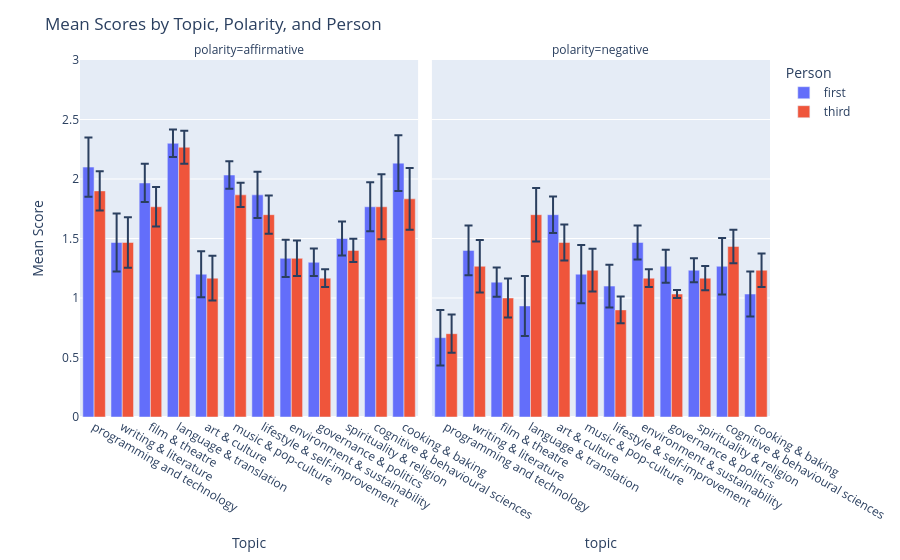

The code cell stored with this chart in its notebook:
### Code cell
fig = px.bar(df, x="topic", y="mean", color="person", barmode="group", error_y="stderr", facet_col="polarity")
fig.update_layout(title="Mean Scores by Topic, Polarity, and Person", xaxis_title="Topic", yaxis_title="Mean Score", legend_title="Person")
fig.update_yaxes(range=[0, 3])
fig.show()

### Figure 1 — Plotly figure (JSON) as saved in the notebook; plotly's stock layout.template omitted (floating-point values rounded to 4 significant figures)
{"data": [{"alignmentgroup": "True", "error_y": {"array": [0.2487, 0.2444, 0.1606, 0.116, 0.1937, 0.116, 0.1937, 0.1571, 0.116, 0.1427, 0.2052, 0.2341]}, "hovertemplate": "person=first<br>polarity=affirmative<br>topic=%{x}<br>mean=%{y}<extra></extra>", "legendgroup": "first", "marker": {"color": "#636efa", "pattern": {"shape": ""}}, "name": "first", "offsetgroup": "first", "orientation": "v", "showlegend": true, "textposition": "auto", "type": "bar", "x": ["programming and technology", "writing & literature", "film & theatre", "language & translation", "art & culture", "music & pop-culture", "lifestyle & self-improvement", "environment & sustainability", "governance & politics", "spirituality & religion", "cognitive & behavioural sciences", "cooking & baking"], "xaxis": "x", "y": [2.1, 1.467, 1.967, 2.3, 1.2, 2.033, 1.867, 1.333, 1.3, 1.5, 1.767, 2.133], "yaxis": "y"}, {"alignmentgroup": "True", "error_y": {"array": [0.2331, 0.2096, 0.1237, 0.2524, 0.1528, 0.2444, 0.1795, 0.1423, 0.1388, 0.1, 0.2373, 0.1889]}, "hovertemplate": "person=first<br>polarity=negative<br>topic=%{x}<br>mean=%{y}<extra></extra>", "legendgroup": "first", "marker": {"color": "#636efa", "pattern": {"shape": ""}}, "name": "first", "offsetgroup": "first", "orientation": "v", "showlegend": false, "textposition": "auto", "type": "bar", "x": ["programming and technology", "writing & literature", "film & theatre", "language & translation", "art & culture", "music & pop-culture", "lifestyle & self-improvement", "environment & sustainability", "governance & politics", "spirituality & religion", "cognitive & behavioural sciences", "cooking & baking"], "xaxis": "x2", "y": [0.6667, 1.4, 1.133, 0.9333, 1.7, 1.2, 1.1, 1.467, 1.267, 1.233, 1.267, 1.033], "yaxis": "y2"}, {"alignmentgroup": "True", "error_y": {"array": [0.1652, 0.212, 0.1652, 0.1388, 0.1876, 0.1018, 0.1606, 0.1491, 0.07454, 0.09686, 0.2724, 0.2594]}, "hovertemplate": "person=third<br>polarity=affirmative<br>topic=%{x}<br>mean=%{y}<extra></extra>", "legendgroup": "third", "marker": {"color": "#EF553B", "pattern": {"shape": ""}}, "name": "third", "offsetgroup": "third", "orientation": "v", "showlegend": true, "textposition": "auto", "type": "bar", "x": ["programming and technology", "writing & literature", "film & theatre", "language & translation", "art & culture", "music & pop-culture", "lifestyle & self-improvement", "environment & sustainability", "governance & politics", "spirituality & religion", "cognitive & behavioural sciences", "cooking & baking"], "xaxis": "x", "y": [1.9, 1.467, 1.767, 2.267, 1.167, 1.867, 1.7, 1.333, 1.167, 1.4, 1.767, 1.833], "yaxis": "y"}, {"alignmentgroup": "True", "error_y": {"array": [0.1606, 0.2211, 0.1648, 0.2247, 0.1507, 0.1795, 0.1117, 0.07454, 0.03333, 0.1024, 0.141, 0.141]}, "hovertemplate": "person=third<br>polarity=negative<br>topic=%{x}<br>mean=%{y}<extra></extra>", "legendgroup": "third", "marker": {"color": "#EF553B", "pattern": {"shape": ""}}, "name": "third", "offsetgroup": "third", "orientation": "v", "showlegend": false, "textposition": "auto", "type": "bar", "x": ["programming and technology", "writing & literature", "film & theatre", "language & translation", "art & culture", "music & pop-culture", "lifestyle & self-improvement", "environment & sustainability", "governance & politics", "spirituality & religion", "cognitive & behavioural sciences", "cooking & baking"], "xaxis": "x2", "y": [0.7, 1.267, 1.0, 1.7, 1.467, 1.233, 0.9, 1.167, 1.033, 1.167, 1.433, 1.233], "yaxis": "y2"}], "layout": {"annotations": [{"font": {}, "showarrow": false, "text": "polarity=affirmative", "x": 0.245, "xanchor": "center", "xref": "paper", "y": 1, "yanchor": "bottom", "yref": "paper"}, {"font": {}, "showarrow": false, "text": "polarity=negative", "x": 0.755, "xanchor": "center", "xref": "paper", "y": 1, "yanchor": "bottom", "yref": "paper"}], "barmode": "group", "legend": {"title": {"text": "Person"}, "tracegroupgap": 0}, "margin": {"t": 60}, "title": {"text": "Mean Scores by Topic, Polarity, and Person"}, "xaxis": {"anchor": "y", "domain": [0, 0.49], "title": {"text": "Topic"}}, "xaxis2": {"anchor": "y2", "domain": [0.51, 1], "matches": "x", "title": {"text": "topic"}}, "yaxis": {"anchor": "x", "domain": [0, 1], "range": [0, 3], "title": {"text": "Mean Score"}}, "yaxis2": {"anchor": "x2", "domain": [0, 1], "matches": "y", "range": [0, 3], "showticklabels": false}}}
